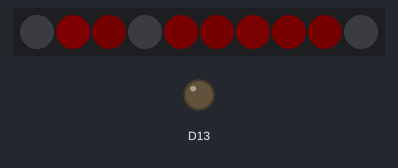
A sketch run on a simulated Adafruit Circuit Playground Express. On the bench: 10 RGB LEDs in strip order, left to right, output pins drawn as LEDs (lit = HIGH). Dim RGB values are drawn brighter than linear; random numbers use the default seed unless the sketch sets one.

Above: at 0.15 s.
At 6.45 s:
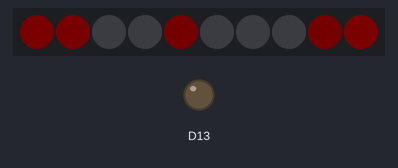
At 13.07 s:
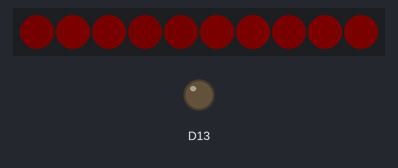
At 19.69 s:
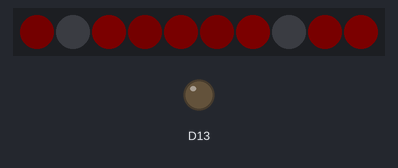
At 26.3 s:
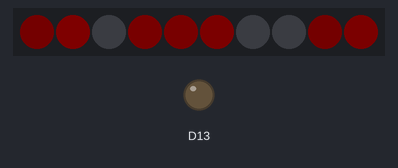
At 39.53 s:
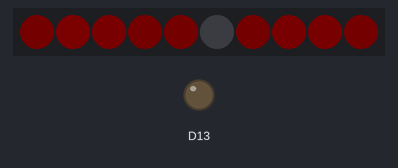

The sketch:

5_Random_and_Loops.ino
```cpp
//Use of nested loops and random

#include <Adafruit_CircuitPlayground.h>

int redRange = 50;

void setup() {

  CircuitPlayground.begin();

}

void loop() {

  for(int i=0;i<10;i++) {
    int value = random(redRange);
    CircuitPlayground.setPixelColor(i, value, 0, 0); //index, red, green, blue
  }

  delay(25);
}
```
